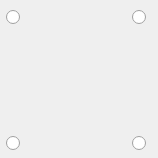
<?xml version="1.0" encoding="UTF-8"?>
<ui version="4.0">
 <class>coordinatesOriginWidget</class>
 <widget class="QWidget" name="coordinatesOriginWidget">
  <property name="geometry">
   <rect>
    <x>0</x>
    <y>0</y>
    <width>158</width>
    <height>158</height>
   </rect>
  </property>
  <property name="sizePolicy">
   <sizepolicy hsizetype="Fixed" vsizetype="Fixed">
    <horstretch>0</horstretch>
    <verstretch>0</verstretch>
   </sizepolicy>
  </property>
  <property name="windowTitle">
   <string>Form</string>
  </property>
  <widget class="QLabel" name="mapLabel">
   <property name="geometry">
    <rect>
     <x>16</x>
     <y>16</y>
     <width>128</width>
     <height>128</height>
    </rect>
   </property>
   <property name="sizePolicy">
    <sizepolicy hsizetype="Fixed" vsizetype="Fixed">
     <horstretch>0</horstretch>
     <verstretch>0</verstretch>
    </sizepolicy>
   </property>
   <property name="text">
    <string/>
   </property>
   <property name="pixmap">
    <pixmap resource="rpgmapper.qrc">:/images/gfx/paper-quads.png</pixmap>
   </property>
  </widget>
  <widget class="QRadioButton" name="topLeftRadioButton">
   <property name="geometry">
    <rect>
     <x>6</x>
     <y>6</y>
     <width>22</width>
     <height>22</height>
    </rect>
   </property>
   <property name="text">
    <string/>
   </property>
  </widget>
  <widget class="QRadioButton" name="topRightRadioButton">
   <property name="geometry">
    <rect>
     <x>132</x>
     <y>6</y>
     <width>22</width>
     <height>22</height>
    </rect>
   </property>
   <property name="text">
    <string/>
   </property>
  </widget>
  <widget class="QRadioButton" name="bottomRightRadioButton">
   <property name="geometry">
    <rect>
     <x>132</x>
     <y>132</y>
     <width>22</width>
     <height>22</height>
    </rect>
   </property>
   <property name="autoFillBackground">
    <bool>false</bool>
   </property>
   <property name="text">
    <string/>
   </property>
  </widget>
  <widget class="QRadioButton" name="bottomLeftRadioButton">
   <property name="geometry">
    <rect>
     <x>6</x>
     <y>132</y>
     <width>22</width>
     <height>22</height>
    </rect>
   </property>
   <property name="text">
    <string/>
   </property>
  </widget>
  <widget class="QLabel" name="topLeftArrowLeftLabel">
   <property name="geometry">
    <rect>
     <x>26</x>
     <y>8</y>
     <width>40</width>
     <height>16</height>
    </rect>
   </property>
   <property name="text">
    <string/>
   </property>
   <property name="pixmap">
    <pixmap resource="rpgmapper.qrc">:/images/gfx/red-arrow-right.png</pixmap>
   </property>
  </widget>
  <widget class="QLabel" name="bottomLeftArrowRightLabel">
   <property name="geometry">
    <rect>
     <x>26</x>
     <y>136</y>
     <width>40</width>
     <height>16</height>
    </rect>
   </property>
   <property name="text">
    <string/>
   </property>
   <property name="pixmap">
    <pixmap resource="rpgmapper.qrc">:/images/gfx/red-arrow-right.png</pixmap>
   </property>
  </widget>
  <widget class="QLabel" name="topRightArrowRightLabel">
   <property name="geometry">
    <rect>
     <x>94</x>
     <y>8</y>
     <width>40</width>
     <height>16</height>
    </rect>
   </property>
   <property name="text">
    <string/>
   </property>
   <property name="pixmap">
    <pixmap resource="rpgmapper.qrc">:/images/gfx/red-arrow-left.png</pixmap>
   </property>
  </widget>
  <widget class="QLabel" name="bottomRightArrowLeftLabel">
   <property name="geometry">
    <rect>
     <x>94</x>
     <y>136</y>
     <width>40</width>
     <height>16</height>
    </rect>
   </property>
   <property name="text">
    <string/>
   </property>
   <property name="pixmap">
    <pixmap resource="rpgmapper.qrc">:/images/gfx/red-arrow-left.png</pixmap>
   </property>
  </widget>
  <widget class="QLabel" name="topLeftArrowDownLabel">
   <property name="geometry">
    <rect>
     <x>8</x>
     <y>26</y>
     <width>18</width>
     <height>40</height>
    </rect>
   </property>
   <property name="text">
    <string/>
   </property>
   <property name="pixmap">
    <pixmap resource="rpgmapper.qrc">:/images/gfx/red-arrow-down.png</pixmap>
   </property>
  </widget>
  <widget class="QLabel" name="topRightArrowDownLabel">
   <property name="geometry">
    <rect>
     <x>134</x>
     <y>26</y>
     <width>18</width>
     <height>40</height>
    </rect>
   </property>
   <property name="text">
    <string/>
   </property>
   <property name="pixmap">
    <pixmap resource="rpgmapper.qrc">:/images/gfx/red-arrow-down.png</pixmap>
   </property>
  </widget>
  <widget class="QLabel" name="bottomLeftArrowUpLabel">
   <property name="geometry">
    <rect>
     <x>8</x>
     <y>94</y>
     <width>18</width>
     <height>40</height>
    </rect>
   </property>
   <property name="text">
    <string/>
   </property>
   <property name="pixmap">
    <pixmap resource="rpgmapper.qrc">:/images/gfx/red-arrow-up.png</pixmap>
   </property>
  </widget>
  <widget class="QLabel" name="bottomRightArrowUpLabel">
   <property name="geometry">
    <rect>
     <x>134</x>
     <y>94</y>
     <width>18</width>
     <height>40</height>
    </rect>
   </property>
   <property name="text">
    <string/>
   </property>
   <property name="pixmap">
    <pixmap resource="rpgmapper.qrc">:/images/gfx/red-arrow-up.png</pixmap>
   </property>
  </widget>
 </widget>
 <resources>
  <include location="rpgmapper.qrc"/>
 </resources>
 <connections/>
</ui>
